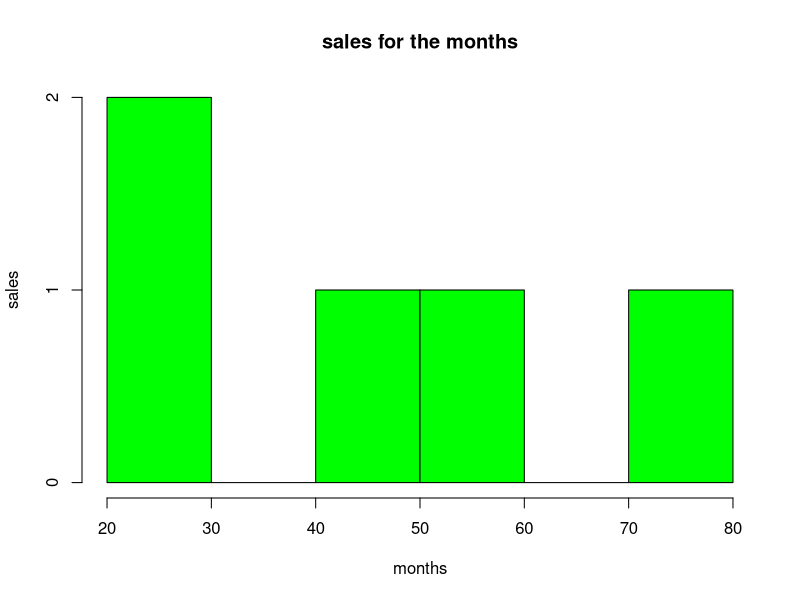

Write R code to recreate this figure.
age <-c(25,30,45,60,79)
hist(age,
     col="green",
     xlab="months",
     ylab="sales",
     main="sales for the months")
